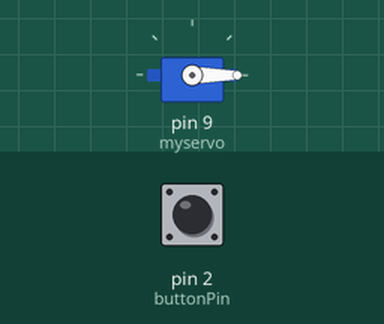
Simulated run of this sketch. Board: Arduino Uno, built with avr-gcc and run on an emulated ATmega328P. Parts: servo. The inputs (shaded band) are chosen by the test bench; at power-on: pin 2 (buttonPin) LOW.

Above: at 1.2 s.
1.3 s: pin 2 (buttonPin) pulled HIGH for 0.15 s
At 1.37 s:
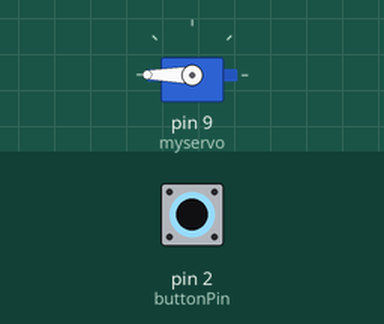
2.9 s: pin 2 (buttonPin) pulled HIGH for 3.2 s
At 6.7 s:
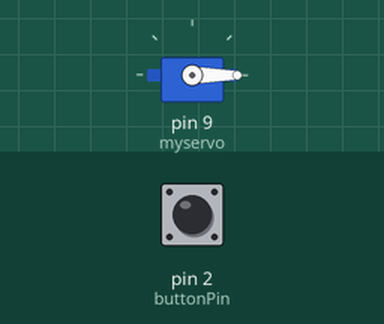
Timing chart, 0 to 8.2 s (numbered marks = the images above; inputs shaded):
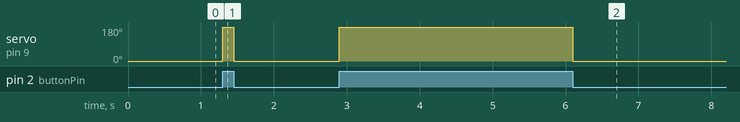

The sketch:

servoRotate360.ino
```cpp
#include <Servo.h>

Servo myservo;//create servo variable
const int buttonPin = 2;

void setup() {
  myservo.attach(9);//attach servo on pin 9
  pinMode(buttonPin, INPUT);
}

void loop() {
  if (digitalRead(buttonPin) ==HIGH){
    myservo.write(180);// turn to angle 180 (customize here what angle to turn)
  } else{
    myservo.write(0);
  }

}
```

Measured:
- after the input at 1.3 s, servo on pin 9 (myservo): 0° → 180° at once, → 0° 0.15 s later
- after the input at 2.9 s, servo on pin 9 (myservo): 0° → 180° at once, → 0° 3.2 s later
